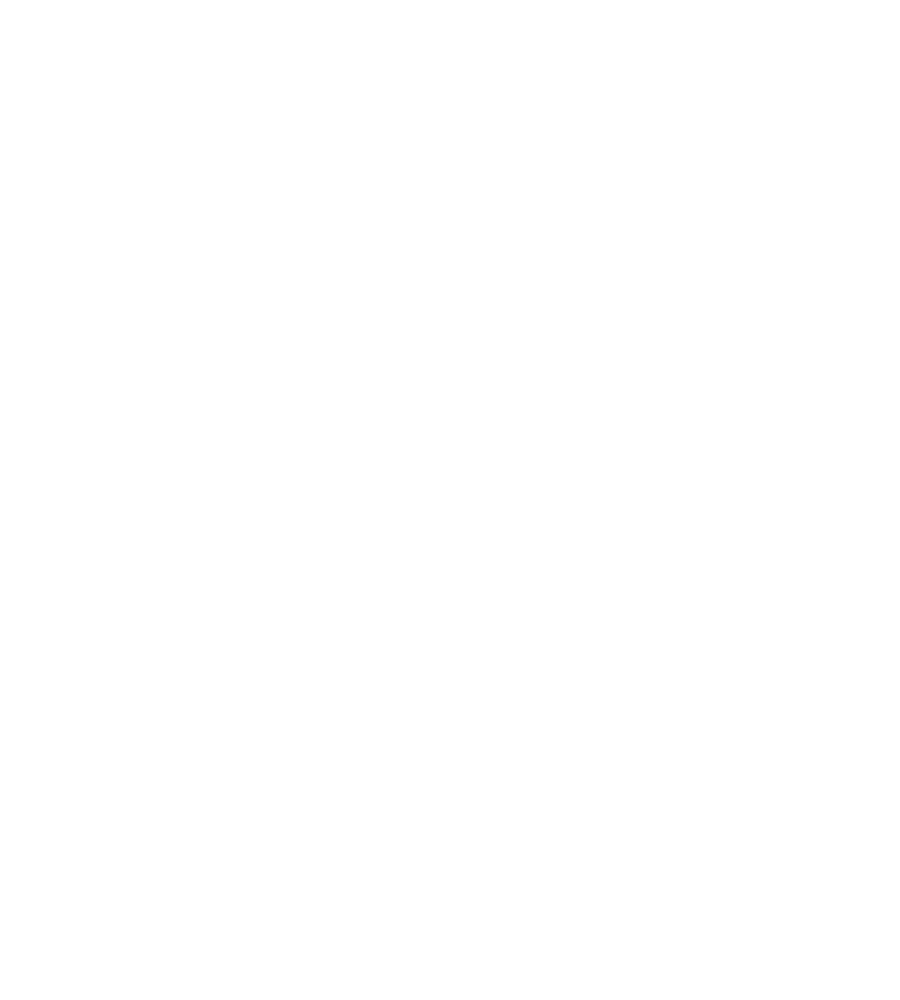
Frame 1 (no input)
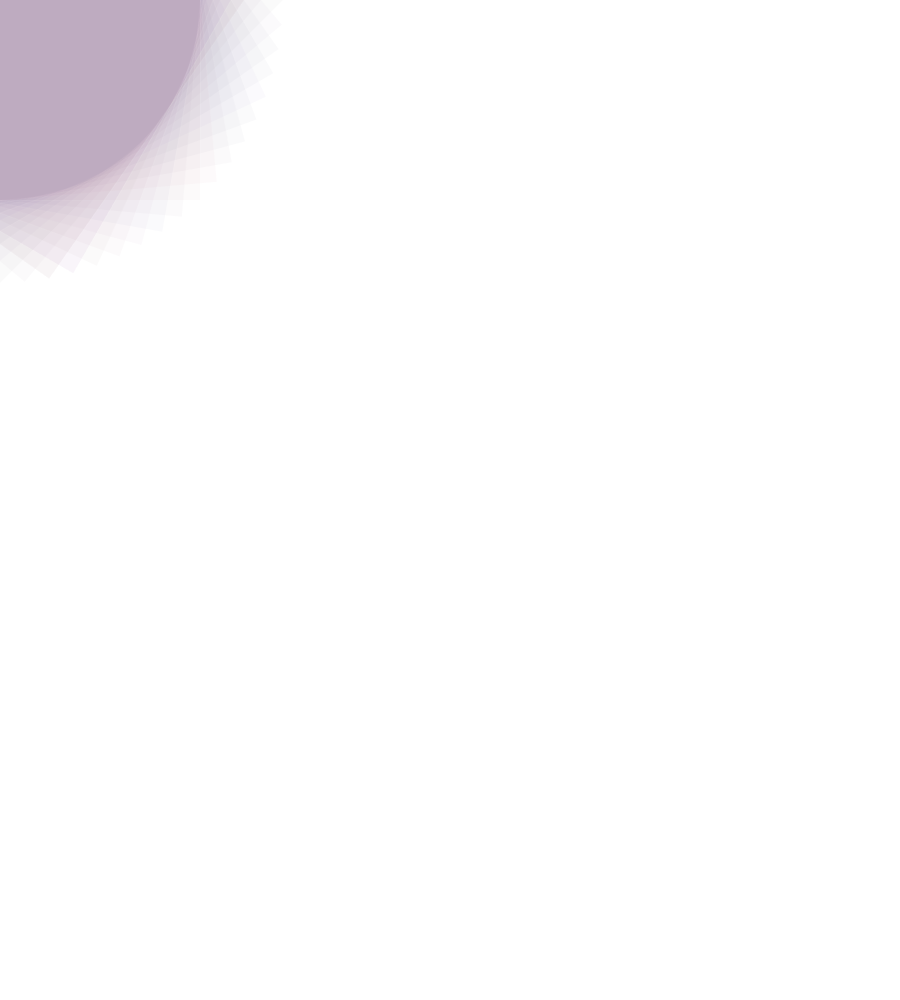
Frame 60 (the mouse pressed at the canvas centre just before this capture)
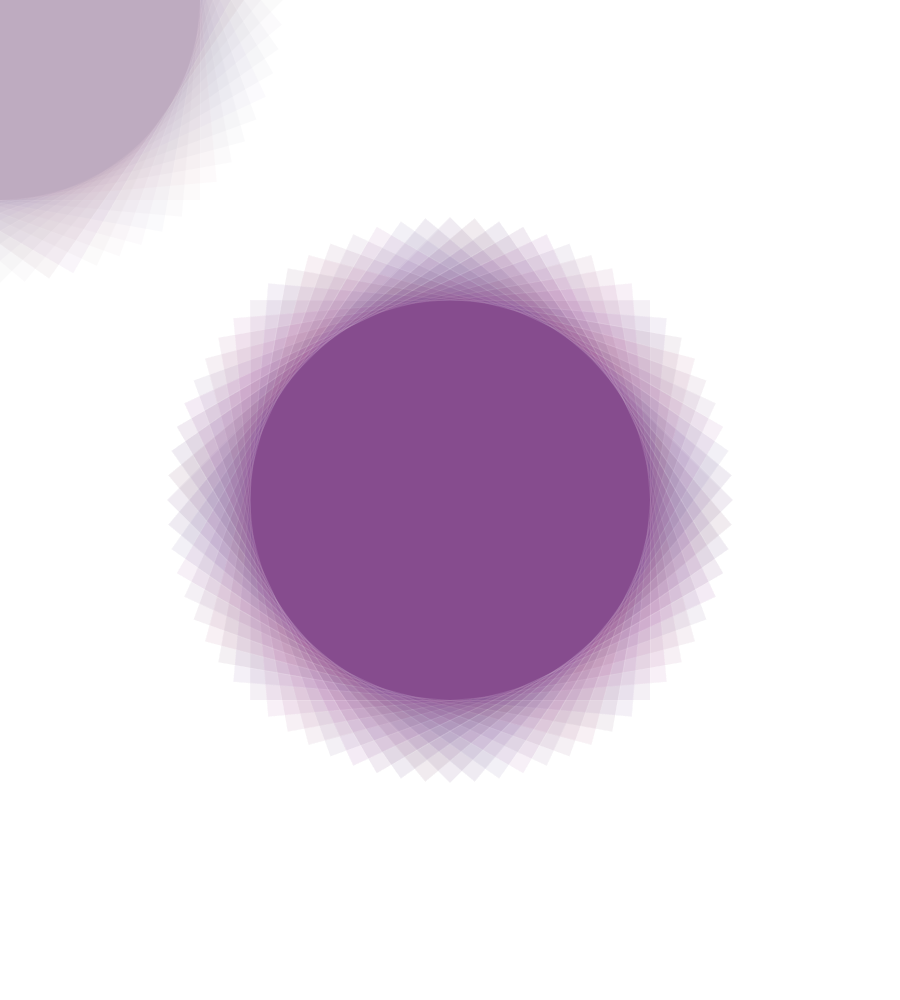
Frame 120 (the mouse held since frame 60 and released just before this capture)

The Processing sketch that drew these frames (run headless with seeded random() and noise(); from frame 60 on, the mouse is pressed at the canvas centre):

// Processing sketch: processing_23030
// ── processing_23030.pde




float r = PI/6;                     // initial rotation

void setup () {
  size (900, 1000);
  smooth();
  background (255);
}

void draw () {


  if (frameCount > 40) {             //if statement to prevent drawing in the upper left corner
    rectMode (CENTER);
    pushMatrix ();
    translate (mouseX, mouseY);         //move the origin point according to mouse value
    rotate (r);
    stroke(255,20);
    fill (random(150), random(10), random(160),5);
    rect (0, 0, 400, 400);               // use 0,0 to position where mouse is
    popMatrix ();
    r += PI/36;                         //increment angle – make smaller to slow rotation
  }
}
